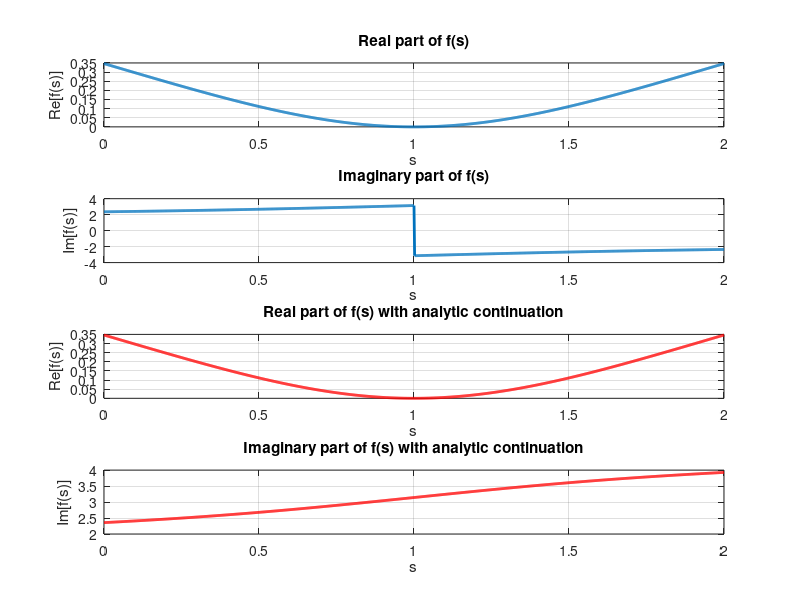

MATLAB code for this plot:
clc; clear; close all;

% function: f(s) = ln(-1+i-is) (s is real, 0 < s < 2)

%%%%%%%%%%%% INPUTS %%%%%%%%%%%%%%%%%%%
lower_limit = 0;
upper_limit = 2;
num_sample = 1001;
%%%%%%%%%%%%%%%%%%%%%%%%%%%%%%%%%%%%%%%
% calculate f(s) from s
s = linspace(lower_limit, upper_limit, num_sample);
fs = log(-1 + 1i - (1i * s));

% analytic continuation
fs_cont = fs;
for i=1:num_sample
    z = -1 + 1i - (1i * s(i));
    if (angle(z) < 0)
        fs_cont(i) = log(z) + 1i*2*pi;
    end
end

figure;
subplot(4,1,1);
plot(s,real(fs),'LineWidth',2);
title('Real part of f(s)');
xlabel('s');
ylabel('Re[f(s)]');
grid on;

subplot(4,1,2);
plot(s,imag(fs), 'LineWidth',2);
title('Imaginary part of f(s)');
xlabel('s');
ylabel('Im[f(s)]');
grid on;

subplot(4,1,3);
plot(s,real(fs_cont), 'LineWidth',2,'Color','r');
title('Real part of f(s) with analytic continuation');
xlabel('s');
ylabel('Re[f(s)]');
grid on;

subplot(4,1,4);
plot(s,imag(fs_cont), 'LineWidth',2,'Color','r');
title('Imaginary part of f(s) with analytic continuation');
xlabel('s');
ylabel('Im[f(s)]');
grid on;